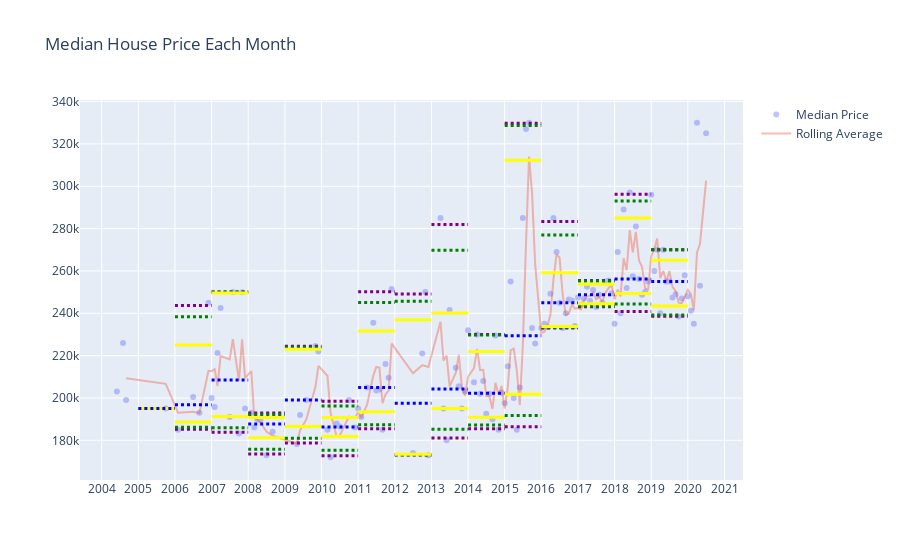

Notebook cell for this chart:
### Code cell
fig = go.Figure()

fig = fig.add_trace(go.Scatter(x=data['year_month_sold'], y=data['price'], mode='markers', name='Median Price', opacity=0.4))
fig = fig.add_trace(go.Scatter(x=data['year_month_sold'], y=data['rolling_avg'], mode='lines', name='Rolling Average', opacity=0.4))
# fig = fig.add_trace(go.Scatter(x=data_slice['year_month_sold'], y=data_slice['rolling_avg'], mode='lines', name='Rolling Average - Slice'))


date_range = pd.date_range(start=data['year_month_sold'].min(), end=data['year_month_sold'].max(), freq='YS')
for i in range(len(date_range) - 1):
    
    df_date_slice = data.loc[(data['year_month_sold'] > date_range[i]) &
                             (data['year_month_sold'] < date_range[i + 1])]

    quart_99 = df_date_slice['price'].quantile(0.99)
    quart_01 = df_date_slice['price'].quantile(0.01)
    
    quart_05 = df_date_slice['price'].quantile(0.05)
    quart_95= df_date_slice['price'].quantile(0.95)
    
    quart_85 = df_date_slice['price'].quantile(0.85)
    quart_15 = df_date_slice['price'].quantile(0.15)
    
    median = df_date_slice['price'].median()
    
    
    #99th percentile & 1st percentile 
    fig = fig.add_shape(type='line',
                 x0=date_range[i],
                 y0=quart_99,
                 x1=date_range[i + 1],
                 y1=quart_99,
                       line=dict(color='purple',
                                width=3,
                                dash='dot'))
    fig = fig.add_shape(type='line',
             x0=date_range[i],
             y0=quart_01,
             x1=date_range[i + 1],
             y1=quart_01,
                        line=dict(color='purple',
                        width=3,
                        dash='dot'))
    
        #95th percentile & 5th percentile 

    fig = fig.add_shape(type='line',
     x0=date_range[i],
     y0=quart_95,
     x1=date_range[i + 1],
     y1=quart_95,
                line=dict(color='green',
                width=3,
                dash='dot'))

    fig = fig.add_shape(type='line',
             x0=date_range[i],
             y0=quart_05,
             x1=date_range[i + 1],
             y1=quart_05,
                   line=dict(color='green',
                            width=3,
                            dash='dot'))

        #85th percentile & 15th percentile 

    fig = fig.add_shape(type='line',
     x0=date_range[i],
     y0=quart_85,
     x1=date_range[i + 1],
     y1=quart_85,
                line=dict(color='yellow',
                width=3))

    fig = fig.add_shape(type='line',
             x0=date_range[i],
             y0=quart_15,
             x1=date_range[i + 1],
             y1=quart_15,
                   line=dict(color='yellow',
                            width=3))
    
    
    
    
    fig = fig.add_shape(type='line',
         x0=date_range[i],
         y0=median,
         x1=date_range[i + 1],
         y1=median,
                    line=dict(color='blue',
                    width=3,
                    dash='dot'))

    
#             # Adding the Upper control line
#             fig.add_shape(type='line',
#                 x0=date_range[n-1],
#                 y0=UCL,
#                 x1=date_range[n],
#                 y1=UCL,
#                 line=dict(
#                     color="Black",
#                     width=3,
#                     dash="dot"))

fig = fig.update_layout(title='Median House Price Each Month')
fig = fig.update_xaxes(nticks=20)
fig.show()

### Figure 1 — Plotly figure (JSON) as saved in the notebook; plotly's stock layout.template omitted (floating-point values rounded to 4 significant figures; data arrays with more than 128 entries replaced by an {"elided": "..."} marker saying what was removed)
{"data": [{"mode": "markers", "name": "Median Price", "opacity": 0.4, "type": "scatter", "x": {"elided": "132 str values"}, "y": {"elided": "132 float values"}}, {"mode": "lines", "name": "Rolling Average", "opacity": 0.4, "type": "scatter", "x": {"elided": "132 str values"}, "y": {"elided": "132 float values"}}], "layout": {"shapes": [{"line": {"color": "purple", "dash": "dot", "width": 3}, "type": "line", "x0": "2005-01-01T00:00:00", "x1": "2006-01-01T00:00:00", "y0": 195000, "y1": 195000}, {"line": {"color": "purple", "dash": "dot", "width": 3}, "type": "line", "x0": "2005-01-01T00:00:00", "x1": "2006-01-01T00:00:00", "y0": 195000, "y1": 195000}, {"line": {"color": "green", "dash": "dot", "width": 3}, "type": "line", "x0": "2005-01-01T00:00:00", "x1": "2006-01-01T00:00:00", "y0": 195000, "y1": 195000}, {"line": {"color": "green", "dash": "dot", "width": 3}, "type": "line", "x0": "2005-01-01T00:00:00", "x1": "2006-01-01T00:00:00", "y0": 195000, "y1": 195000}, {"line": {"color": "yellow", "width": 3}, "type": "line", "x0": "2005-01-01T00:00:00", "x1": "2006-01-01T00:00:00", "y0": 195000, "y1": 195000}, {"line": {"color": "yellow", "width": 3}, "type": "line", "x0": "2005-01-01T00:00:00", "x1": "2006-01-01T00:00:00", "y0": 195000, "y1": 195000}, {"line": {"color": "blue", "dash": "dot", "width": 3}, "type": "line", "x0": "2005-01-01T00:00:00", "x1": "2006-01-01T00:00:00", "y0": 195000, "y1": 195000}, {"line": {"color": "purple", "dash": "dot", "width": 3}, "type": "line", "x0": "2006-01-01T00:00:00", "x1": "2007-01-01T00:00:00", "y0": 243665, "y1": 243665}, {"line": {"color": "purple", "dash": "dot", "width": 3}, "type": "line", "x0": "2006-01-01T00:00:00", "x1": "2007-01-01T00:00:00", "y0": 185240, "y1": 185240}, {"line": {"color": "green", "dash": "dot", "width": 3}, "type": "line", "x0": "2006-01-01T00:00:00", "x1": "2007-01-01T00:00:00", "y0": 238325, "y1": 238325}, {"line": {"color": "green", "dash": "dot", "width": 3}, "type": "line", "x0": "2006-01-01T00:00:00", "x1": "2007-01-01T00:00:00", "y0": 186200, "y1": 186200}, {"line": {"color": "yellow", "width": 3}, "type": "line", "x0": "2006-01-01T00:00:00", "x1": "2007-01-01T00:00:00", "y0": 224975, "y1": 224975}, {"line": {"color": "yellow", "width": 3}, "type": "line", "x0": "2006-01-01T00:00:00", "x1": "2007-01-01T00:00:00", "y0": 188600, "y1": 188600}, {"line": {"color": "blue", "dash": "dot", "width": 3}, "type": "line", "x0": "2006-01-01T00:00:00", "x1": "2007-01-01T00:00:00", "y0": 196750, "y1": 196750}, {"line": {"color": "purple", "dash": "dot", "width": 3}, "type": "line", "x0": "2007-01-01T00:00:00", "x1": "2008-01-01T00:00:00", "y0": 250000.0, "y1": 250000.0}, {"line": {"color": "purple", "dash": "dot", "width": 3}, "type": "line", "x0": "2007-01-01T00:00:00", "x1": "2008-01-01T00:00:00", "y0": 183800.0, "y1": 183800.0}, {"line": {"color": "green", "dash": "dot", "width": 3}, "type": "line", "x0": "2007-01-01T00:00:00", "x1": "2008-01-01T00:00:00", "y0": 250000.0, "y1": 250000.0}, {"line": {"color": "green", "dash": "dot", "width": 3}, "type": "line", "x0": "2007-01-01T00:00:00", "x1": "2008-01-01T00:00:00", "y0": 186000.0, "y1": 186000.0}, {"line": {"color": "yellow", "width": 3}, "type": "line", "x0": "2007-01-01T00:00:00", "x1": "2008-01-01T00:00:00", "y0": 249600.0, "y1": 249600.0}, {"line": {"color": "yellow", "width": 3}, "type": "line", "x0": "2007-01-01T00:00:00", "x1": "2008-01-01T00:00:00", "y0": 191200, "y1": 191200}, {"line": {"color": "blue", "dash": "dot", "width": 3}, "type": "line", "x0": "2007-01-01T00:00:00", "x1": "2008-01-01T00:00:00", "y0": 208500, "y1": 208500}, {"line": {"color": "purple", "dash": "dot", "width": 3}, "type": "line", "x0": "2008-01-01T00:00:00", "x1": "2009-01-01T00:00:00", "y0": 192850, "y1": 192850}, {"line": {"color": "purple", "dash": "dot", "width": 3}, "type": "line", "x0": "2008-01-01T00:00:00", "x1": "2009-01-01T00:00:00", "y0": 173550, "y1": 173550}, {"line": {"color": "green", "dash": "dot", "width": 3}, "type": "line", "x0": "2008-01-01T00:00:00", "x1": "2009-01-01T00:00:00", "y0": 192250, "y1": 192250}, {"line": {"color": "green", "dash": "dot", "width": 3}, "type": "line", "x0": "2008-01-01T00:00:00", "x1": "2009-01-01T00:00:00", "y0": 175750, "y1": 175750}, {"line": {"color": "yellow", "width": 3}, "type": "line", "x0": "2008-01-01T00:00:00", "x1": "2009-01-01T00:00:00", "y0": 190750, "y1": 190750}, {"line": {"color": "yellow", "width": 3}, "type": "line", "x0": "2008-01-01T00:00:00", "x1": "2009-01-01T00:00:00", "y0": 181250, "y1": 181250}, {"line": {"color": "blue", "dash": "dot", "width": 3}, "type": "line", "x0": "2008-01-01T00:00:00", "x1": "2009-01-01T00:00:00", "y0": 187750, "y1": 187750}, {"line": {"color": "purple", "dash": "dot", "width": 3}, "type": "line", "x0": "2009-01-01T00:00:00", "x1": "2010-01-01T00:00:00", "y0": 224400, "y1": 224400}, {"line": {"color": "purple", "dash": "dot", "width": 3}, "type": "line", "x0": "2009-01-01T00:00:00", "x1": "2010-01-01T00:00:00", "y0": 178752, "y1": 178752}, {"line": {"color": "green", "dash": "dot", "width": 3}, "type": "line", "x0": "2009-01-01T00:00:00", "x1": "2010-01-01T00:00:00", "y0": 224000, "y1": 224000}, {"line": {"color": "green", "dash": "dot", "width": 3}, "type": "line", "x0": "2009-01-01T00:00:00", "x1": "2010-01-01T00:00:00", "y0": 180960, "y1": 180960}, {"line": {"color": "yellow", "width": 3}, "type": "line", "x0": "2009-01-01T00:00:00", "x1": "2010-01-01T00:00:00", "y0": 223000, "y1": 223000}, {"line": {"color": "yellow", "width": 3}, "type": "line", "x0": "2009-01-01T00:00:00", "x1": "2010-01-01T00:00:00", "y0": 186480, "y1": 186480}, {"line": {"color": "blue", "dash": "dot", "width": 3}, "type": "line", "x0": "2009-01-01T00:00:00", "x1": "2010-01-01T00:00:00", "y0": 199000, "y1": 199000}, {"line": {"color": "purple", "dash": "dot", "width": 3}, "type": "line", "x0": "2010-01-01T00:00:00", "x1": "2011-01-01T00:00:00", "y0": 198450, "y1": 198450}, {"line": {"color": "purple", "dash": "dot", "width": 3}, "type": "line", "x0": "2010-01-01T00:00:00", "x1": "2011-01-01T00:00:00", "y0": 172650, "y1": 172650}, {"line": {"color": "green", "dash": "dot", "width": 3}, "type": "line", "x0": "2010-01-01T00:00:00", "x1": "2011-01-01T00:00:00", "y0": 196250, "y1": 196250}, {"line": {"color": "green", "dash": "dot", "width": 3}, "type": "line", "x0": "2010-01-01T00:00:00", "x1": "2011-01-01T00:00:00", "y0": 175250, "y1": 175250}, {"line": {"color": "yellow", "width": 3}, "type": "line", "x0": "2010-01-01T00:00:00", "x1": "2011-01-01T00:00:00", "y0": 190750, "y1": 190750}, {"line": {"color": "yellow", "width": 3}, "type": "line", "x0": "2010-01-01T00:00:00", "x1": "2011-01-01T00:00:00", "y0": 181750, "y1": 181750}, {"line": {"color": "blue", "dash": "dot", "width": 3}, "type": "line", "x0": "2010-01-01T00:00:00", "x1": "2011-01-01T00:00:00", "y0": 186250, "y1": 186250}, {"line": {"color": "purple", "dash": "dot", "width": 3}, "type": "line", "x0": "2011-01-01T00:00:00", "x1": "2012-01-01T00:00:00", "y0": 250220, "y1": 250220}, {"line": {"color": "purple", "dash": "dot", "width": 3}, "type": "line", "x0": "2011-01-01T00:00:00", "x1": "2012-01-01T00:00:00", "y0": 185480, "y1": 185480}, {"line": {"color": "green", "dash": "dot", "width": 3}, "type": "line", "x0": "2011-01-01T00:00:00", "x1": "2012-01-01T00:00:00", "y0": 245100, "y1": 245100}, {"line": {"color": "green", "dash": "dot", "width": 3}, "type": "line", "x0": "2011-01-01T00:00:00", "x1": "2012-01-01T00:00:00", "y0": 187400, "y1": 187400}, {"line": {"color": "yellow", "width": 3}, "type": "line", "x0": "2011-01-01T00:00:00", "x1": "2012-01-01T00:00:00", "y0": 231600, "y1": 231600}, {"line": {"color": "yellow", "width": 3}, "type": "line", "x0": "2011-01-01T00:00:00", "x1": "2012-01-01T00:00:00", "y0": 193500, "y1": 193500}, {"line": {"color": "blue", "dash": "dot", "width": 3}, "type": "line", "x0": "2011-01-01T00:00:00", "x1": "2012-01-01T00:00:00", "y0": 205000, "y1": 205000}, {"line": {"color": "purple", "dash": "dot", "width": 3}, "type": "line", "x0": "2012-01-01T00:00:00", "x1": "2013-01-01T00:00:00", "y0": 249130, "y1": 249130}, {"line": {"color": "purple", "dash": "dot", "width": 3}, "type": "line", "x0": "2012-01-01T00:00:00", "x1": "2013-01-01T00:00:00", "y0": 173030, "y1": 173030}, {"line": {"color": "green", "dash": "dot", "width": 3}, "type": "line", "x0": "2012-01-01T00:00:00", "x1": "2013-01-01T00:00:00", "y0": 245650, "y1": 245650}, {"line": {"color": "green", "dash": "dot", "width": 3}, "type": "line", "x0": "2012-01-01T00:00:00", "x1": "2013-01-01T00:00:00", "y0": 173150, "y1": 173150}, {"line": {"color": "yellow", "width": 3}, "type": "line", "x0": "2012-01-01T00:00:00", "x1": "2013-01-01T00:00:00", "y0": 236950, "y1": 236950}, {"line": {"color": "yellow", "width": 3}, "type": "line", "x0": "2012-01-01T00:00:00", "x1": "2013-01-01T00:00:00", "y0": 173450, "y1": 173450}, {"line": {"color": "blue", "dash": "dot", "width": 3}, "type": "line", "x0": "2012-01-01T00:00:00", "x1": "2013-01-01T00:00:00", "y0": 197500, "y1": 197500}, {"line": {"color": "purple", "dash": "dot", "width": 3}, "type": "line", "x0": "2013-01-01T00:00:00", "x1": "2014-01-01T00:00:00", "y0": 281955, "y1": 281955}, {"line": {"color": "purple", "dash": "dot", "width": 3}, "type": "line", "x0": "2013-01-01T00:00:00", "x1": "2014-01-01T00:00:00", "y0": 181050, "y1": 181050}, {"line": {"color": "green", "dash": "dot", "width": 3}, "type": "line", "x0": "2013-01-01T00:00:00", "x1": "2014-01-01T00:00:00", "y0": 269775, "y1": 269775}, {"line": {"color": "green", "dash": "dot", "width": 3}, "type": "line", "x0": "2013-01-01T00:00:00", "x1": "2014-01-01T00:00:00", "y0": 185250, "y1": 185250}, {"line": {"color": "yellow", "width": 3}, "type": "line", "x0": "2013-01-01T00:00:00", "x1": "2014-01-01T00:00:00", "y0": 240100.0, "y1": 240100.0}, {"line": {"color": "yellow", "width": 3}, "type": "line", "x0": "2013-01-01T00:00:00", "x1": "2014-01-01T00:00:00", "y0": 195000, "y1": 195000}, {"line": {"color": "blue", "dash": "dot", "width": 3}, "type": "line", "x0": "2013-01-01T00:00:00", "x1": "2014-01-01T00:00:00", "y0": 204250, "y1": 204250}, {"line": {"color": "purple", "dash": "dot", "width": 3}, "type": "line", "x0": "2014-01-01T00:00:00", "x1": "2015-01-01T00:00:00", "y0": 230000.0, "y1": 230000.0}, {"line": {"color": "purple", "dash": "dot", "width": 3}, "type": "line", "x0": "2014-01-01T00:00:00", "x1": "2015-01-01T00:00:00", "y0": 185400.0, "y1": 185400.0}, {"line": {"color": "green", "dash": "dot", "width": 3}, "type": "line", "x0": "2014-01-01T00:00:00", "x1": "2015-01-01T00:00:00", "y0": 229800.0, "y1": 229800.0}, {"line": {"color": "green", "dash": "dot", "width": 3}, "type": "line", "x0": "2014-01-01T00:00:00", "x1": "2015-01-01T00:00:00", "y0": 187200.0, "y1": 187200.0}, {"line": {"color": "yellow", "width": 3}, "type": "line", "x0": "2014-01-01T00:00:00", "x1": "2015-01-01T00:00:00", "y0": 221975, "y1": 221975}, {"line": {"color": "yellow", "width": 3}, "type": "line", "x0": "2014-01-01T00:00:00", "x1": "2015-01-01T00:00:00", "y0": 190900.0, "y1": 190900.0}, {"line": {"color": "blue", "dash": "dot", "width": 3}, "type": "line", "x0": "2014-01-01T00:00:00", "x1": "2015-01-01T00:00:00", "y0": 202200.0, "y1": 202200.0}, {"line": {"color": "purple", "dash": "dot", "width": 3}, "type": "line", "x0": "2015-01-01T00:00:00", "x1": "2016-01-01T00:00:00", "y0": 329730, "y1": 329730}, {"line": {"color": "purple", "dash": "dot", "width": 3}, "type": "line", "x0": "2015-01-01T00:00:00", "x1": "2016-01-01T00:00:00", "y0": 186300.0, "y1": 186300.0}, {"line": {"color": "green", "dash": "dot", "width": 3}, "type": "line", "x0": "2015-01-01T00:00:00", "x1": "2016-01-01T00:00:00", "y0": 328650, "y1": 328650}, {"line": {"color": "green", "dash": "dot", "width": 3}, "type": "line", "x0": "2015-01-01T00:00:00", "x1": "2016-01-01T00:00:00", "y0": 191700.0, "y1": 191700.0}, {"line": {"color": "yellow", "width": 3}, "type": "line", "x0": "2015-01-01T00:00:00", "x1": "2016-01-01T00:00:00", "y0": 312300, "y1": 312300}, {"line": {"color": "yellow", "width": 3}, "type": "line", "x0": "2015-01-01T00:00:00", "x1": "2016-01-01T00:00:00", "y0": 201700.0, "y1": 201700.0}, {"line": {"color": "blue", "dash": "dot", "width": 3}, "type": "line", "x0": "2015-01-01T00:00:00", "x1": "2016-01-01T00:00:00", "y0": 229375, "y1": 229375}, {"line": {"color": "purple", "dash": "dot", "width": 3}, "type": "line", "x0": "2016-01-01T00:00:00", "x1": "2017-01-01T00:00:00", "y0": 283400.0, "y1": 283400.0}, {"line": {"color": "purple", "dash": "dot", "width": 3}, "type": "line", "x0": "2016-01-01T00:00:00", "x1": "2017-01-01T00:00:00", "y0": 233050, "y1": 233050}, {"line": {"color": "green", "dash": "dot", "width": 3}, "type": "line", "x0": "2016-01-01T00:00:00", "x1": "2017-01-01T00:00:00", "y0": 277000.0, "y1": 277000.0}, {"line": {"color": "green", "dash": "dot", "width": 3}, "type": "line", "x0": "2016-01-01T00:00:00", "x1": "2017-01-01T00:00:00", "y0": 233250, "y1": 233250}, {"line": {"color": "yellow", "width": 3}, "type": "line", "x0": "2016-01-01T00:00:00", "x1": "2017-01-01T00:00:00", "y0": 259125, "y1": 259125}, {"line": {"color": "yellow", "width": 3}, "type": "line", "x0": "2016-01-01T00:00:00", "x1": "2017-01-01T00:00:00", "y0": 233700.0, "y1": 233700.0}, {"line": {"color": "blue", "dash": "dot", "width": 3}, "type": "line", "x0": "2016-01-01T00:00:00", "x1": "2017-01-01T00:00:00", "y0": 245000, "y1": 245000}, {"line": {"color": "purple", "dash": "dot", "width": 3}, "type": "line", "x0": "2017-01-01T00:00:00", "x1": "2018-01-01T00:00:00", "y0": 255450, "y1": 255450}, {"line": {"color": "purple", "dash": "dot", "width": 3}, "type": "line", "x0": "2017-01-01T00:00:00", "x1": "2018-01-01T00:00:00", "y0": 243100, "y1": 243100}, {"line": {"color": "green", "dash": "dot", "width": 3}, "type": "line", "x0": "2017-01-01T00:00:00", "x1": "2018-01-01T00:00:00", "y0": 255250, "y1": 255250}, {"line": {"color": "green", "dash": "dot", "width": 3}, "type": "line", "x0": "2017-01-01T00:00:00", "x1": "2018-01-01T00:00:00", "y0": 243500, "y1": 243500}, {"line": {"color": "yellow", "width": 3}, "type": "line", "x0": "2017-01-01T00:00:00", "x1": "2018-01-01T00:00:00", "y0": 253750, "y1": 253750}, {"line": {"color": "yellow", "width": 3}, "type": "line", "x0": "2017-01-01T00:00:00", "x1": "2018-01-01T00:00:00", "y0": 244500, "y1": 244500}, {"line": {"color": "blue", "dash": "dot", "width": 3}, "type": "line", "x0": "2017-01-01T00:00:00", "x1": "2018-01-01T00:00:00", "y0": 248725, "y1": 248725}, {"line": {"color": "purple", "dash": "dot", "width": 3}, "type": "line", "x0": "2018-01-01T00:00:00", "x1": "2019-01-01T00:00:00", "y0": 296200, "y1": 296200}, {"line": {"color": "purple", "dash": "dot", "width": 3}, "type": "line", "x0": "2018-01-01T00:00:00", "x1": "2019-01-01T00:00:00", "y0": 240875, "y1": 240875}, {"line": {"color": "green", "dash": "dot", "width": 3}, "type": "line", "x0": "2018-01-01T00:00:00", "x1": "2019-01-01T00:00:00", "y0": 293000, "y1": 293000}, {"line": {"color": "green", "dash": "dot", "width": 3}, "type": "line", "x0": "2018-01-01T00:00:00", "x1": "2019-01-01T00:00:00", "y0": 244375, "y1": 244375}, {"line": {"color": "yellow", "width": 3}, "type": "line", "x0": "2018-01-01T00:00:00", "x1": "2019-01-01T00:00:00", "y0": 285000, "y1": 285000}, {"line": {"color": "yellow", "width": 3}, "type": "line", "x0": "2018-01-01T00:00:00", "x1": "2019-01-01T00:00:00", "y0": 249375, "y1": 249375}, {"line": {"color": "blue", "dash": "dot", "width": 3}, "type": "line", "x0": "2018-01-01T00:00:00", "x1": "2019-01-01T00:00:00", "y0": 256250, "y1": 256250}, {"line": {"color": "purple", "dash": "dot", "width": 3}, "type": "line", "x0": "2019-01-01T00:00:00", "x1": "2020-01-01T00:00:00", "y0": 270000, "y1": 270000}, {"line": {"color": "purple", "dash": "dot", "width": 3}, "type": "line", "x0": "2019-01-01T00:00:00", "x1": "2020-01-01T00:00:00", "y0": 238600.0, "y1": 238600.0}, {"line": {"color": "green", "dash": "dot", "width": 3}, "type": "line", "x0": "2019-01-01T00:00:00", "x1": "2020-01-01T00:00:00", "y0": 270000, "y1": 270000}, {"line": {"color": "green", "dash": "dot", "width": 3}, "type": "line", "x0": "2019-01-01T00:00:00", "x1": "2020-01-01T00:00:00", "y0": 239200.0, "y1": 239200.0}, {"line": {"color": "yellow", "width": 3}, "type": "line", "x0": "2019-01-01T00:00:00", "x1": "2020-01-01T00:00:00", "y0": 265000, "y1": 265000}, {"line": {"color": "yellow", "width": 3}, "type": "line", "x0": "2019-01-01T00:00:00", "x1": "2020-01-01T00:00:00", "y0": 243500.0, "y1": 243500.0}, {"line": {"color": "blue", "dash": "dot", "width": 3}, "type": "line", "x0": "2019-01-01T00:00:00", "x1": "2020-01-01T00:00:00", "y0": 255000, "y1": 255000}], "title": {"text": "Median House Price Each Month"}, "xaxis": {"nticks": 20}}}
